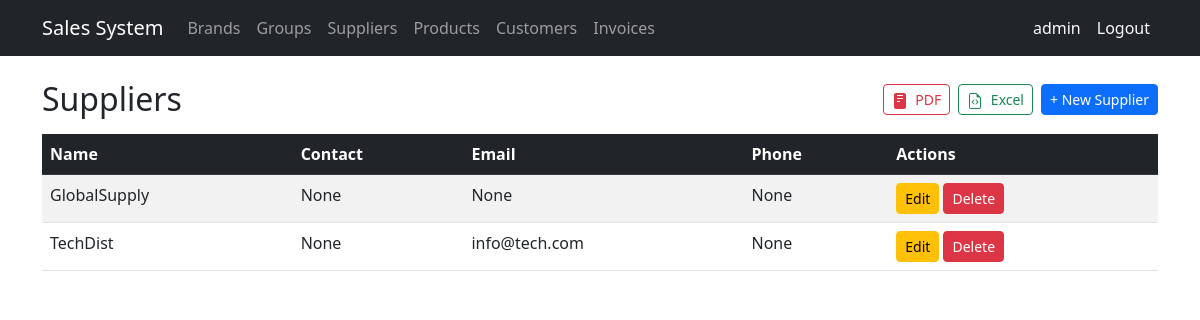
Page /suppliers/ (signed in) on the committed database.
### billing/models.py (models this page shows, shortened)
class Supplier(models.Model):
    name = models.CharField(max_length=200, verbose_name='Company Name')
    contact_name = models.CharField(max_length=200, blank=True, null=True)
    email = models.EmailField(blank=True, null=True)
    phone = models.CharField(max_length=20, blank=True, null=True)
    address = models.TextField(blank=True, null=True)
    is_active = models.BooleanField(default=True)
    created_at = models.DateTimeField(auto_now_add=True)
    updated_at = models.DateTimeField(auto_now=True)
    class Meta:
        verbose_name = 'Supplier'
        verbose_name_plural = 'Suppliers'
        ordering = ['name']

### billing/views.py (the view)
# urls.py: path('suppliers/', views.SupplierListView.as_view(), name='supplier_list'),
class SupplierListView(LoginRequiredMixin, ExportMixin, ListView):
    model = Supplier; template_name = 'billing/supplier_list.html'; context_object_name = 'items'
    export_fields = [
        ('name',         'Proveedor'),
        ('contact_name', 'Contacto'),
        ('email',        'Email'),
        ('phone',        'Teléfono'),
        ('address',      'Dirección'),
        ('is_active',    'Activo'),
    ]
    export_filename = 'proveedores'; export_title = 'Listado de Proveedores'

### shared/mixins.py (called while the page is built)
    def get(self, request, *args, **kwargs):
        fmt = request.GET.get('export', '').lower()
        if fmt == 'pdf':
            fields = self._get_active_export_fields(request)
            return self._render_pdf(self.get_queryset(), fields)
        if fmt == 'excel':
            fields = self._get_active_export_fields(request)
            return self._render_excel(self.get_queryset(), fields)
        return super().get(request, *args, **kwargs)

### billing/templates/billing/supplier_list.html (shortened to what this page needs)
{% extends 'billing/base.html' %}
{% block content %}
<div class="d-flex align-items-center justify-content-between mb-3 flex-wrap gap-2">
  <h2 class="mb-0">Suppliers</h2>
  <div class="d-flex gap-2 flex-wrap">
    <a href="?export=pdf"   class="btn btn-sm btn-outline-danger"  title="Descargar PDF">
      <svg xmlns="http://www.w3.org/2000/svg" width="16" height="16" fill="currentColor" class="me-1" viewBox="0 0 16 16"><path d="M4 0h8a2 2 0 0 1 2 2v12a2 2 0 0 1-2 2H4a2 2 0 0 1-2-2V2a2 2 0 0 1 2-2zm1 2v1h6V2H5zm0 3v1h6V5H5zm0 3v1h3V8H5z"/></svg>
      PDF
    </a>
    <a href="?export=excel" class="btn btn-sm btn-outline-success" title="Descargar Excel">
      Excel
    </a>
    <a href="{% url 'billing:supplier_create' %}" class="btn btn-sm btn-primary">+ New Supplier</a>
  </div>
</div>
<table class="table table-striped table-hover">
  <thead class="table-dark">
    <tr><th>Name</th><th>Contact</th><th>Email</th><th>Phone</th><th>Actions</th></tr>
  </thead>
  <tbody>
    {% for item in items %}
    <tr>
      <td>{{ item.name }}</td>
      <td>{{ item.contact_name }}</td>
      <td>{{ item.email }}</td>
      <td>{{ item.phone }}</td>
      <td>
        <a href="{% url 'billing:supplier_update' item.pk %}" class="btn btn-sm btn-warning">Edit</a>
        <a href="{% url 'billing:supplier_delete' item.pk %}" class="btn btn-sm btn-danger">Delete</a>
      </td>
    </tr>
    {% empty %}
    <tr><td colspan="5" class="text-center">No records.</td></tr>
    {% endfor %}
  </tbody>
</table>
{% endblock %}

### billing/templates/billing/base.html (shortened to what this page needs)
<!DOCTYPE html>
<html lang="es">
<head>
  <link href="https://cdn.jsdelivr.net/npm/bootstrap@5.3.0/dist/css/bootstrap.min.css" rel="stylesheet">
</head>
<body>
<nav class="navbar navbar-expand-lg navbar-dark bg-dark">
  <div class="container">
    <a class="navbar-brand" href="{% url 'billing:home' %}">Sales System</a>
    <div class="collapse navbar-collapse" id="nav">
      <ul class="navbar-nav me-auto">
        {% if user.is_authenticated %}
        <li class="nav-item"><a class="nav-link" href="{% url 'billing:brand_list' %}">Brands</a></li>
        <li class="nav-item"><a class="nav-link" href="{% url 'billing:productgroup_list' %}">Groups</a></li>
        <li class="nav-item"><a class="nav-link" href="{% url 'billing:supplier_list' %}">Suppliers</a></li>
        <li class="nav-item"><a class="nav-link" href="{% url 'billing:product_list' %}">Products</a></li>
        <li class="nav-item"><a class="nav-link" href="{% url 'billing:customer_list' %}">Customers</a></li>
        <li class="nav-item"><a class="nav-link" href="{% url 'billing:invoice_list' %}">Invoices</a></li>
        {% endif %}
      </ul>
      <ul class="navbar-nav">
      {% if user.is_authenticated %}
      <li class="nav-item">
        <span class="nav-link text-light">{{ user.username }}</span>
      </li>
      <li class="nav-item">
        <form method="post" action="{% url 'logout' %}" class="d-inline">
          <button type="submit" class="nav-link btn btn-link text-light"
                  style="text-decoration:none;">Logout</button>
        </form>
      </li>
      {% endif %}
    </ul>
    </div>
  </div>
</nav>
<div class="container mt-4">
  {% block content %}{% endblock %}
</div>
</body>
</html>

### rows in the picture
Supplier: name "GlobalSupply", contact_name "None", email "None", phone "None"
Supplier: name "TechDist", contact_name "None", email "info@tech.com", phone "None"

### other values in the picture
{{ user.username }} "admin"
